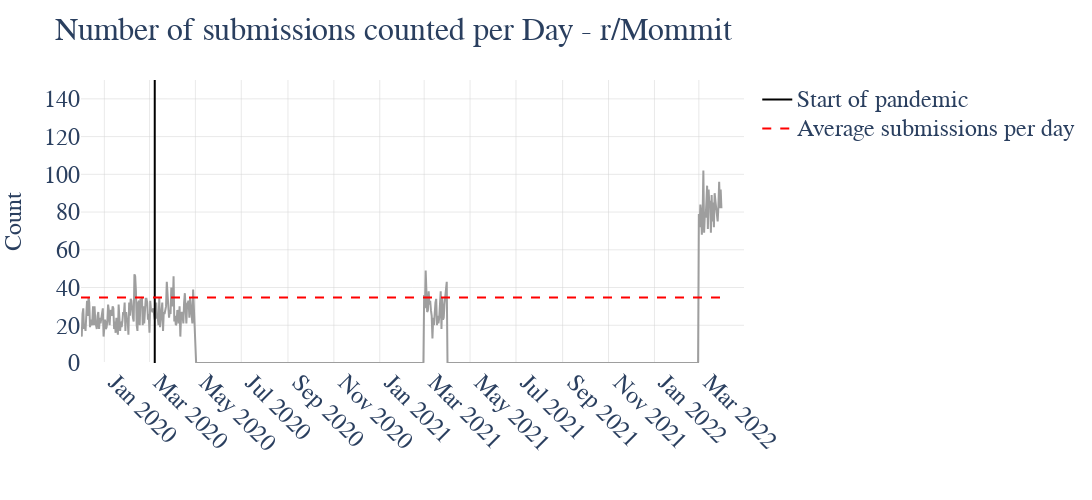

The code cell stored with this chart in its notebook:
### Code cell
# visualize submissions over time (daily) for r/Mommit
graph_over_time(day_m, average_m, "r/Mommit", y1=150, range_y=150, category="submissions")

### Figure 1 — Plotly figure (JSON) as saved in the notebook; plotly's stock layout.template omitted (floating-point values rounded to 4 significant figures; data arrays with more than 128 entries replaced by an {"elided": "..."} marker saying what was removed)
{"data": [{"hovertemplate": "date_time=%{x}<br>count=%{y}<extra></extra>", "legendgroup": "", "line": {"color": "rgb(158, 158, 158)", "dash": "solid"}, "marker": {"symbol": "circle"}, "mode": "lines", "name": "", "orientation": "v", "showlegend": false, "type": "scatter", "x": {"elided": "852 str values"}, "xaxis": "x", "y": {"elided": "852 int values"}, "yaxis": "y"}, {"marker": {"color": "black", "size": 10}, "mode": "lines", "name": "<span style='font-size: 24px;'>Start of pandemic</span>", "showlegend": true, "type": "scatter", "x": [null], "y": [null]}, {"line": {"color": "red", "dash": "dash", "width": 2}, "mode": "lines", "name": "<span style='font-size: 24px;'>Average submissions per day</span>", "showlegend": true, "type": "scatter", "x": [null], "y": [null]}], "layout": {"height": 500, "legend": {"font": {"family": "Calibri", "size": 20}, "title": {"font": {"size": 14}, "text": ""}, "tracegroupgap": 0}, "margin": {"b": 50, "l": 50, "r": 50, "t": 80}, "plot_bgcolor": "white", "shapes": [{"line": {"color": "black", "width": 2}, "name": "Start of pandemic", "type": "line", "x0": "2020-03-08", "x1": "2020-03-08", "y0": 0, "y1": 150}, {"line": {"color": "red", "dash": "dash", "width": 2}, "name": "Average submissions per day", "type": "line", "x0": "2019-12-01T00:00:00", "x1": "2022-03-31T00:00:00", "y0": 34.7, "y1": 34.7}], "title": {"font": {"family": "Calibri", "size": 32}, "text": "Number of submissions counted per Day - r/Mommit"}, "width": 1200, "xaxis": {"anchor": "y", "domain": [0, 1], "dtick": "M2", "gridcolor": "lightgrey", "gridwidth": 0.5, "range": ["2019-12-01", "2022-04-30"], "showgrid": true, "tickangle": 45, "tickfont": {"family": "Calibri", "size": 24}, "ticklabelmode": "period", "title": {"font": {"family": "Calibri", "size": 24}, "text": ""}}, "yaxis": {"anchor": "x", "domain": [0, 1], "gridcolor": "lightgrey", "gridwidth": 0.5, "range": [0, 150], "showgrid": true, "tickfont": {"family": "Calibri", "size": 24}, "title": {"font": {"family": "Calibri", "size": 24}, "text": "Count"}}}}
